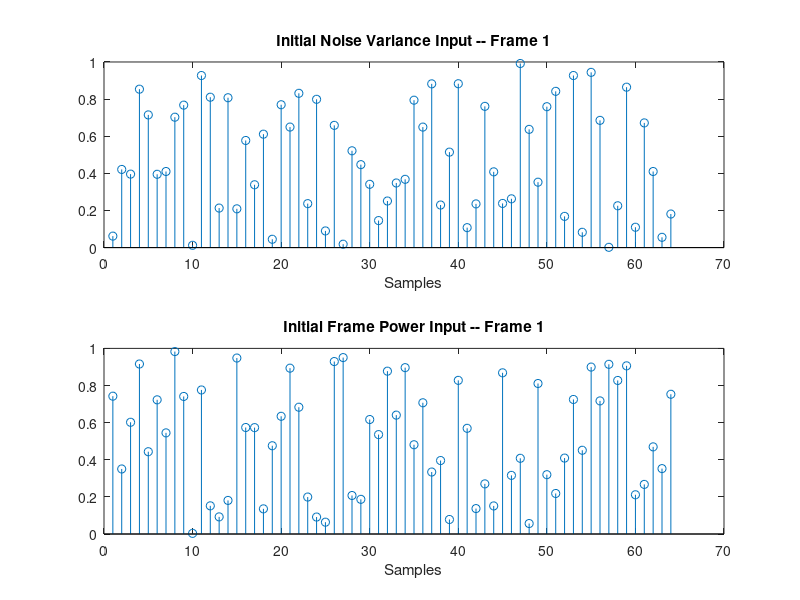

Write the MATLAB code that produced this figure.
% PostSNR Simulink Model Initialization Fcn
%
%
% This function is called to declare variables and their required memory
% allocation for the Simulink Posteriori SNR Verification Model.

% Copyright 2019 Flat Earth Inc
%
% THE SOFTWARE IS PROVIDED "AS IS", WITHOUT WARRANTY OF ANY KIND, EXPRESS OR IMPLIED,
% INCLUDING BUT NOT LIMITED TO THE WARRANTIES OF MERCHANTABILITY, FITNESS FOR A PARTICULAR
% PURPOSE AND NONINFRINGEMENT. IN NO EVENT SHALL THE AUTHORS OR COPYRIGHT HOLDERS BE LIABLE
% FOR ANY CLAIM, DAMAGES OR OTHER LIABILITY, WHETHER IN AN ACTION OF CONTRACT, TORT OR OTHERWISE,
% ARISING FROM, OUT OF OR IN CONNECTION WITH THE SOFTWARE OR THE USE OR OTHER DEALINGS IN THE SOFTWARE.
%
% Justin P Williams
% Flat Earth Inc
% 985 Technology Blvd
% Bozeman, MT 59718
% support@flatearthinc.com

% Variable Declaration
FFT_size = 64;
nSamp = 6;
Fs = 48000;
Ts = 1/Fs;

t = 0 : Ts : (nSamp - 1)*Ts;
t = t';

noiseVariance = rand([6, FFT_size]);
framePower    = rand([6, FFT_size]);
noiseVarianceSim = [t, noiseVariance];
framePowerSim    = [t, framePower];
postSNRa = min(framePower./noiseVariance,40);

figure(1);
subplot(211);
stem(noiseVariance(1,:)); xlabel('Samples'); title('Initial Noise Variance Input -- Frame 1');
subplot(212);
stem(framePower(1,:));    xlabel('Samples'); title('Initial Frame Power Input -- Frame 1');
print('postSNR_Inputs', '-djpeg');
% THERE IS NO BLOCK DELAY FOR POSTSNR REEE







